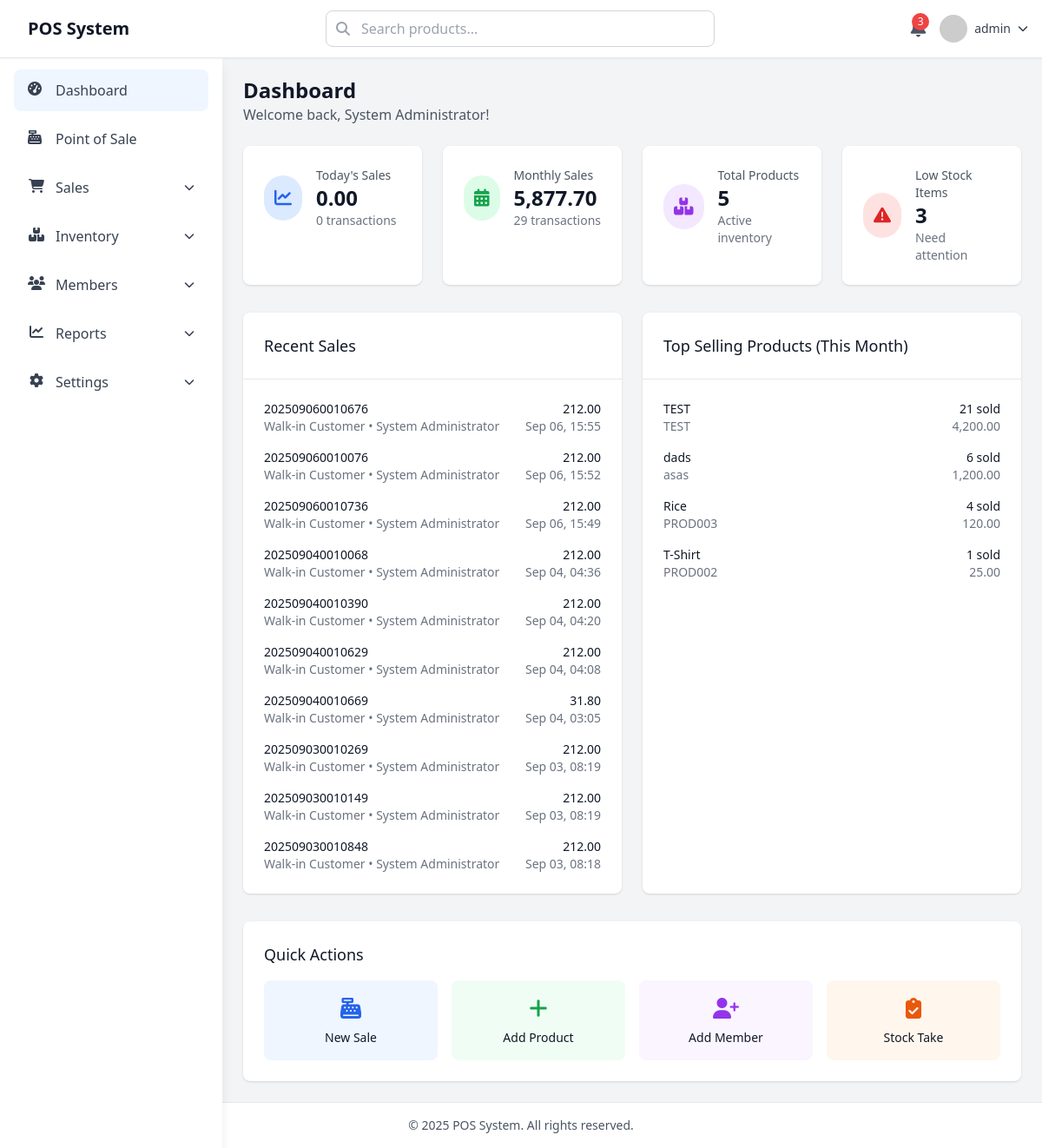
The page /dashboard.php (signed in) on the database as committed earlier.
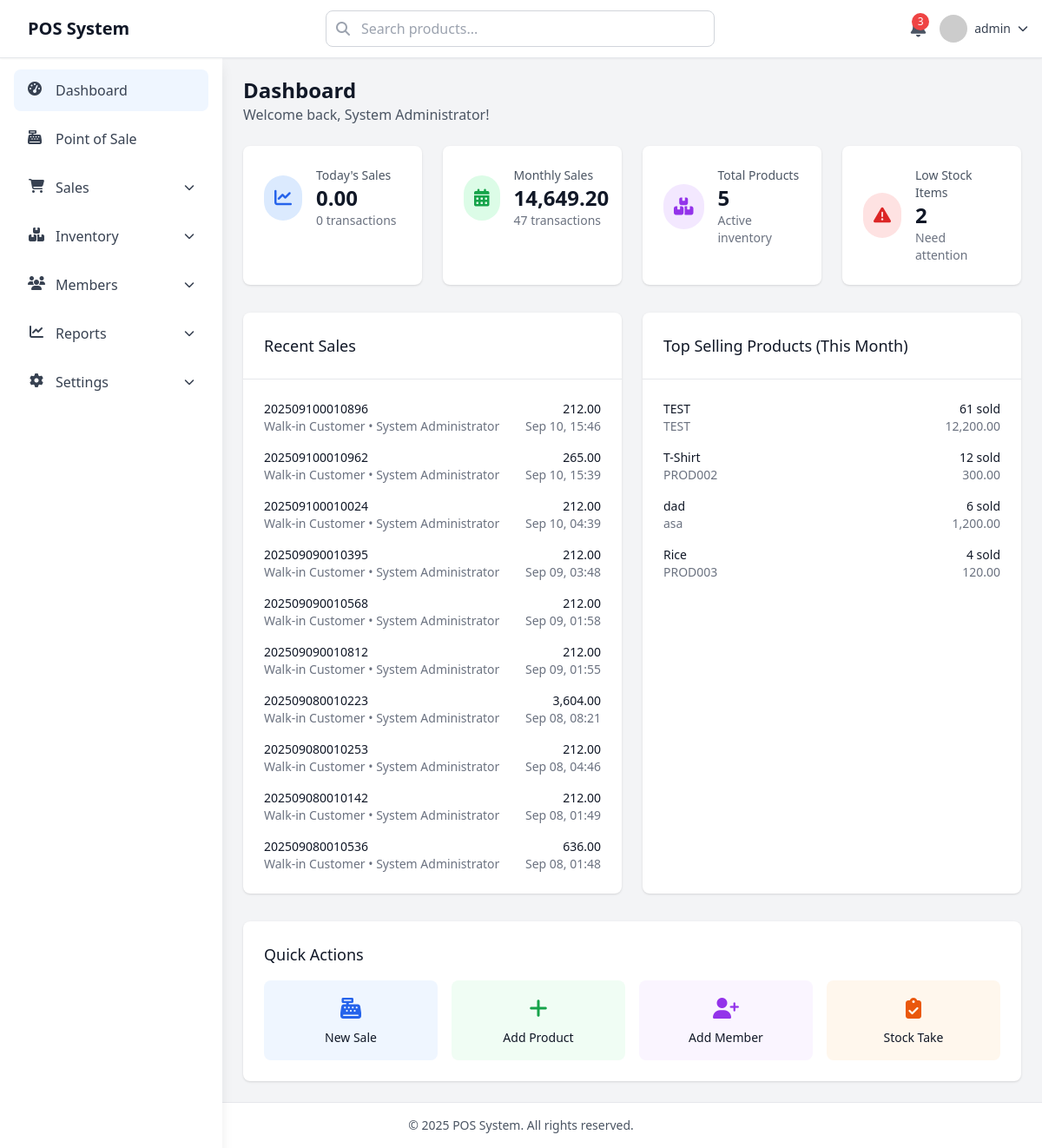
The same page on the database as committed later.
### tables this page shows
CREATE TABLE IF NOT EXISTS `sales` (
  `id` int NOT NULL AUTO_INCREMENT,
  `invoice_number` varchar(50) NOT NULL DEFAULT '-',
  `session_id` int DEFAULT '0',
  `member_id` int DEFAULT '0',
  `user_id` int NOT NULL DEFAULT '0',
  `subtotal` decimal(10,2) NOT NULL DEFAULT '0.00',
  `discount_amount` decimal(10,2) DEFAULT '0.00',
  `tax_amount` decimal(10,2) DEFAULT '0.00',
  `total_amount` decimal(10,2) NOT NULL DEFAULT '0.00',
  `payment_method` varchar(150) DEFAULT 'cash',
  `payment_method_id` int DEFAULT '0',
  `payment_status` enum('paid','pending','refunded') DEFAULT 'paid',
  `notes` text,
  `created_at` timestamp NULL DEFAULT CURRENT_TIMESTAMP,
  `updated_at` timestamp NULL DEFAULT CURRENT_TIMESTAMP ON UPDATE CURRENT_TIMESTAMP,
  PRIMARY KEY (`id`),
  UNIQUE KEY `invoice_number` (`invoice_number`),
  KEY `session_id` (`session_id`),
  KEY `member_id` (`member_id`),
  KEY `user_id` (`user_id`),
  KEY `idx_sales_invoice` (`invoice_number`),
  KEY `idx_sales_date` (`created_at`),
  KEY `fk_sales_payment_method` (`payment_method_id`)
);

CREATE TABLE IF NOT EXISTS `users` (
  `id` int NOT NULL AUTO_INCREMENT,
  `username` varchar(50) NOT NULL,
  `password` varchar(255) NOT NULL,
  `full_name` varchar(100) NOT NULL,
  `email` varchar(255) DEFAULT NULL,
  `phone` varchar(50) DEFAULT NULL,
  `role` enum('admin','manager','cashier') DEFAULT 'cashier',
  `is_active` tinyint(1) DEFAULT '1',
  `last_login` timestamp NULL DEFAULT NULL,
  `created_at` timestamp NULL DEFAULT CURRENT_TIMESTAMP,
  `updated_at` timestamp NULL DEFAULT CURRENT_TIMESTAMP ON UPDATE CURRENT_TIMESTAMP,
  PRIMARY KEY (`id`),
  UNIQUE KEY `username` (`username`)
);

### dashboard.php (the view, shortened to what the changed rows need)
<?php
include 'include/conn.php';
include 'include/head.php';
include 'include/header.php';
$current_month = date('Y-m');
$query_month_sales = mysqli_query($conn, "SELECT COUNT(*) as count, SUM(total_amount) as total FROM sales WHERE DATE_FORMAT(created_at, '%Y-%m') = '$current_month'");
$month_sales = mysqli_fetch_array($query_month_sales);
$query_low_stock = mysqli_query($conn, "SELECT COUNT(*) as count FROM products WHERE stock_quantity <= min_stock_level AND is_active = 1");
$low_stock = mysqli_fetch_array($query_low_stock);
$query_recent_sales = mysqli_query($conn, "
    SELECT s.*, m.name as member_name, u.full_name as cashier_name
    FROM sales s
    LEFT JOIN members m ON s.member_id = m.id
    LEFT JOIN users u ON s.user_id = u.id
    ORDER BY s.created_at DESC
    LIMIT 10
");
$query_top_products = mysqli_query($conn, "
    SELECT p.name, p.sku, SUM(si.quantity) as total_sold, SUM(si.total_price) as total_revenue
    FROM sale_items si
    JOIN products p ON si.product_id = p.id
    JOIN sales s ON si.sale_id = s.id
    WHERE DATE_FORMAT(s.created_at, '%Y-%m') = '$current_month'
    GROUP BY p.id
    ORDER BY total_sold DESC
    LIMIT 5
");
?>
<div class="main-content ml-0 lg:ml-64 pt-16">
    <div class="p-6">
        <div class="mb-6">
            <h1 class="text-2xl font-bold text-gray-900">Dashboard</h1>
        </div>
        <div class="grid grid-cols-1 md:grid-cols-2 lg:grid-cols-4 gap-6 mb-8">
            <div class="bg-white rounded-lg shadow p-6">
                <div class="flex items-center">
                    <div class="ml-4">
                        <p class="text-sm font-medium text-gray-600">Monthly Sales</p>
                        <p class="text-2xl font-bold text-gray-900"><?= number_format($month_sales['total'] ?? 0, 2) ?></p>
                        <p class="text-sm text-gray-500"><?= $month_sales['count'] ?? 0 ?> transactions</p>
                    </div>
                </div>
            </div>
            <div class="bg-white rounded-lg shadow p-6">
                <div class="flex items-center">
                    <div class="ml-4">
                        <p class="text-sm font-medium text-gray-600">Low Stock Items</p>
                        <p class="text-2xl font-bold text-gray-900"><?= $low_stock['count'] ?? 0 ?></p>
                        <p class="text-sm text-gray-500">Need attention</p>
                    </div>
                </div>
            </div>
        </div>
        <div class="grid grid-cols-1 lg:grid-cols-2 gap-6 mb-8">
            <div class="bg-white rounded-lg shadow">
                <div class="p-6">
                    <div class="space-y-4">
                        <?php while ($sale = mysqli_fetch_array($query_recent_sales)): ?>
                        <div class="flex items-center justify-between">
                            <div>
                                <p class="text-sm font-medium text-gray-900"><?= $sale['invoice_number'] ?></p>
                                <p class="text-sm text-gray-500">
                                    <?= $sale['member_name'] ? $sale['member_name'] : 'Walk-in Customer' ?> •
                                    <?= $sale['cashier_name'] ?>
                                </p>
                            </div>
                            <div class="text-right">
                                <p class="text-sm font-medium text-gray-900"><?= number_format($sale['total_amount'], 2) ?></p>
                                <p class="text-sm text-gray-500"><?= date('M d, H:i', strtotime($sale['created_at'])) ?></p>
                            </div>
                        </div>
                        <?php endwhile; ?>
                    </div>
                </div>
            </div>
            <div class="bg-white rounded-lg shadow">
                <div class="p-6">
                    <div class="space-y-4">
                        <?php while ($product = mysqli_fetch_array($query_top_products)): ?>
                        <div class="flex items-center justify-between">
                            <div>
                                <p class="text-sm font-medium text-gray-900"><?= $product['name'] ?></p>
                                <p class="text-sm text-gray-500"><?= $product['sku'] ?></p>
                            </div>
                            <div class="text-right">
                                <p class="text-sm font-medium text-gray-900"><?= $product['total_sold'] ?> sold</p>
                                <p class="text-sm text-gray-500"><?= number_format($product['total_revenue'], 2) ?></p>
                            </div>
                        </div>
                        <?php endwhile; ?>
                    </div>
                </div>
            </div>
        </div>
    </div>
</div>
<?php include 'include/footer.php'; ?>

Rows that differ between the two databases and show on the page:
no longer on this page (row unchanged): sales: invoice_number "202509060010676", user.full_name "System Administrator", total_amount "212.00", created_at "Sep 06, 15:55"
no longer on this page (row unchanged): sales: invoice_number "202509060010076", user.full_name "System Administrator", total_amount "212.00", created_at "Sep 06, 15:52"
no longer on this page (row unchanged): sales: invoice_number "202509060010736", user.full_name "System Administrator", total_amount "212.00", created_at "Sep 06, 15:49"
no longer on this page (row unchanged): sales: invoice_number "202509040010068", user.full_name "System Administrator", total_amount "212.00", created_at "Sep 04, 04:36"
no longer on this page (row unchanged): sales: invoice_number "202509040010390", user.full_name "System Administrator", total_amount "212.00", created_at "Sep 04, 04:20"
no longer on this page (row unchanged): sales: invoice_number "202509040010629", user.full_name "System Administrator", total_amount "212.00", created_at "Sep 04, 04:08"
no longer on this page (row unchanged): sales: invoice_number "202509040010669", user.full_name "System Administrator", total_amount "31.80", created_at "Sep 04, 03:05"
no longer on this page (row unchanged): sales: invoice_number "202509030010269", user.full_name "System Administrator", total_amount "212.00", created_at "Sep 03, 08:19"
no longer on this page (row unchanged): sales: invoice_number "202509030010149", user.full_name "System Administrator", total_amount "212.00", created_at "Sep 03, 08:19"
no longer on this page (row unchanged): sales: invoice_number "202509030010848", user.full_name "System Administrator", total_amount "212.00", created_at "Sep 03, 08:18"
added sales: invoice_number "202509100010896", user.full_name "System Administrator", total_amount "212.00", created_at "Sep 10, 15:46"
added sales: invoice_number "202509100010962", user.full_name "System Administrator", total_amount "265.00", created_at "Sep 10, 15:39"
added sales: invoice_number "202509100010024", user.full_name "System Administrator", total_amount "212.00", created_at "Sep 10, 04:39"
added sales: invoice_number "202509090010395", user.full_name "System Administrator", total_amount "212.00", created_at "Sep 09, 03:48"
added sales: invoice_number "202509090010568", user.full_name "System Administrator", total_amount "212.00", created_at "Sep 09, 01:58"
added sales: invoice_number "202509090010812", user.full_name "System Administrator", total_amount "212.00", created_at "Sep 09, 01:55"
added sales: invoice_number "202509080010223", user.full_name "System Administrator", total_amount "3,604.00", created_at "Sep 08, 08:21"
added sales: invoice_number "202509080010253", user.full_name "System Administrator", total_amount "212.00", created_at "Sep 08, 04:46"
added sales: invoice_number "202509080010142", user.full_name "System Administrator", total_amount "212.00", created_at "Sep 08, 01:49"
added sales: invoice_number "202509080010536", user.full_name "System Administrator", total_amount "636.00", created_at "Sep 08, 01:48"
Other text that changed with them:
$month_sales['total']: "5,877.70" → "14,649.20"
$month_sales['count']: "29" → "47"
$low_stock['count']: "3" → "2"
new list line: "TEST TEST 61 sold 12,200.00"
new list line: "T-Shirt PROD002 12 sold 300.00"
new list line: "dad asa 6 sold 1,200.00"
list line gone: "TEST TEST 21 sold 4,200.00"
list line gone: "dads asas 6 sold 1,200.00"
list line gone: "T-Shirt PROD002 1 sold 25.00"
